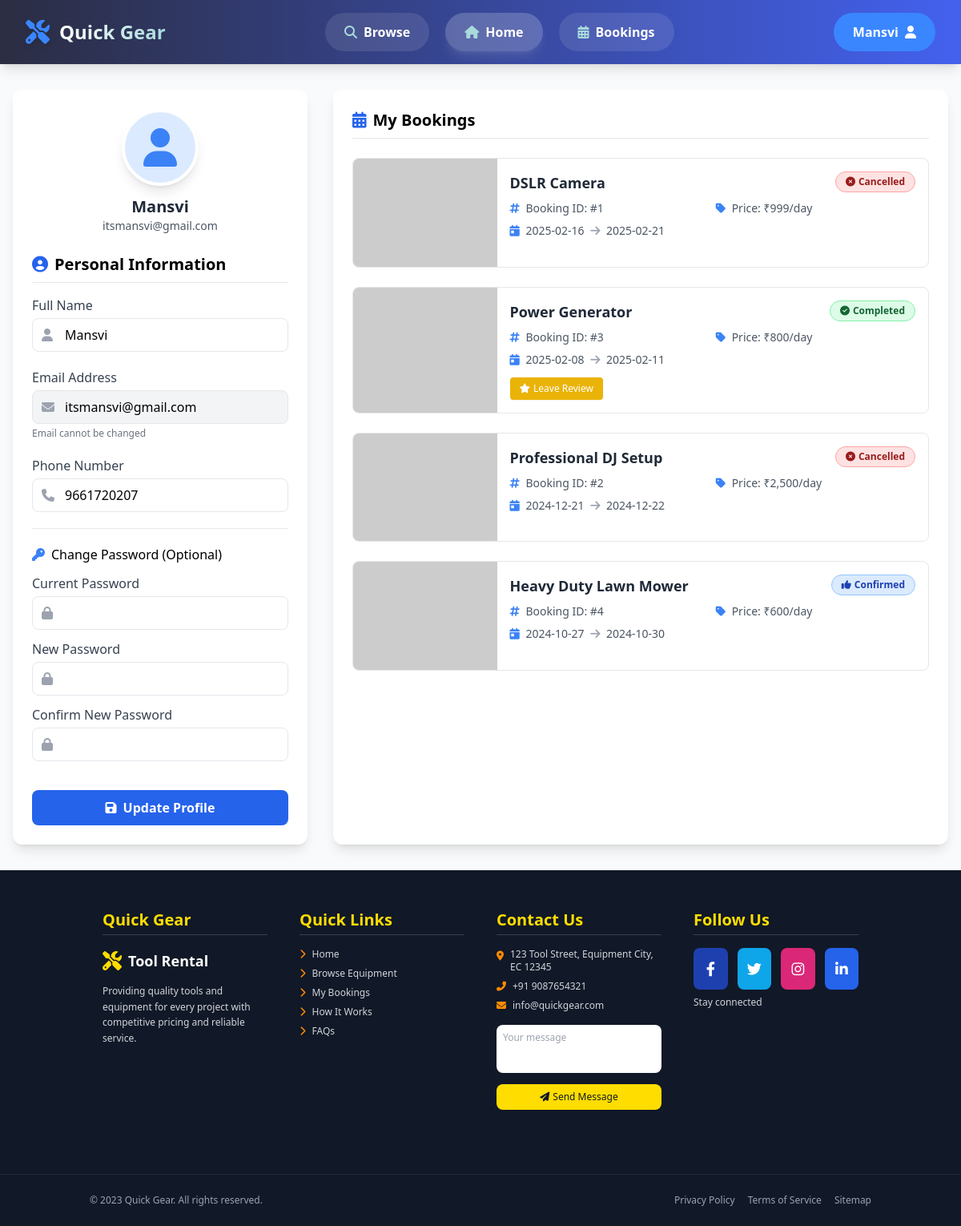
The app's page /profile.php (signed in) with its own data.
### tables this page shows
CREATE TABLE `users` (
  `id` int(11) NOT NULL,
  `full_name` varchar(255) NOT NULL,
  `email` varchar(255) NOT NULL,
  `password` varchar(255) NOT NULL,
  `phone` varchar(50) DEFAULT NULL,
  `role` varchar(50) DEFAULT 'user',
  `created_at` timestamp NOT NULL DEFAULT current_timestamp(),
  `updated_at` timestamp NOT NULL DEFAULT current_timestamp() ON UPDATE current_timestamp()
);

CREATE TABLE `bookings` (
  `id` int(11) NOT NULL,
  `user_id` int(11) NOT NULL DEFAULT 0,
  `product_id` int(11) NOT NULL,
  `full_name` varchar(255) NOT NULL,
  `email` varchar(255) NOT NULL,
  `phone` varchar(50) NOT NULL,
  `start_date` date NOT NULL,
  `end_date` date NOT NULL,
  `message` text DEFAULT NULL,
  `booking_date` timestamp NOT NULL DEFAULT current_timestamp(),
  `status` varchar(20) DEFAULT 'pending'
);

CREATE TABLE `products` (
  `id` int(11) NOT NULL,
  `name` varchar(255) NOT NULL,
  `category` varchar(50) NOT NULL,
  `description` text NOT NULL,
  `price` decimal(10,2) NOT NULL,
  `price_type` varchar(20) NOT NULL,
  `deposit` decimal(10,2) NOT NULL,
  `status` varchar(20) NOT NULL,
  `image` text NOT NULL,
  `features` text NOT NULL
);

### profile.php (the view, shortened to what this page needs)
<?php
$user_id = $_SESSION['user_id'];
$host = 'localhost';
$dbname = 'quick-gear-db';
$user = 'root';
$pass = '';
$charset = 'utf8mb4';
$dsn = "mysql:host=$host;dbname=$dbname;charset=$charset";
$options = [
    PDO::ATTR_ERRMODE => PDO::ERRMODE_EXCEPTION,
    PDO::ATTR_DEFAULT_FETCH_MODE => PDO::FETCH_ASSOC,
    PDO::ATTR_EMULATE_PREPARES => false,
];
try {
    $pdo = new PDO($dsn, $user, $pass, $options);
    $stmt = $pdo->prepare("SELECT * FROM users WHERE id = ?");
    $stmt->execute([$user_id]);
    $user_data = $stmt->fetch();
    $stmt = $pdo->prepare("
        SELECT b.*, p.name AS product_name, p.image AS product_image, p.price AS product_price,
               (SELECT COUNT(*) FROM reviews r WHERE r.booking_id = b.id) AS has_review
        FROM bookings b
        JOIN products p ON b.product_id = p.id
        WHERE b.user_id = ?
        ORDER BY b.booking_date DESC
    ");
    $stmt->execute([$user_id]);
    $bookings = $stmt->fetchAll();
} catch (PDOException $e) {
    $error_message = "Database error: " . $e->getMessage();
    $user_data = [];
    $bookings = [];
}
?>
<!DOCTYPE html>
<html lang="en">
<head>
    <link rel="stylesheet" href="https://cdnjs.cloudflare.com/ajax/libs/font-awesome/6.4.0/css/all.min.css">
    <script src="https://cdn.tailwindcss.com"></script>
</head>
<body class="font-sans m-0 p-0 box-border bg-gray-50">
    <?php include './includes/header.php'; ?>
    <main class="container mx-auto px-4 py-8 max-w-7xl">
        <div class="grid grid-cols-1 md:grid-cols-3 gap-8">
            <div class="md:col-span-1">
                <div class="bg-white rounded-xl shadow-lg p-6 transition duration-300 hover:shadow-xl">
                    <div class="text-center mb-6">
                        <div
                            class="w-24 h-24 rounded-full overflow-hidden mx-auto mb-3 bg-blue-100 border-4 border-white shadow-lg flex items-center justify-center">
                            <i class="fas fa-user text-blue-500 text-5xl"></i>
                        </div>
                        <h3 class="text-xl font-bold text-gray-800">
                            <?php echo htmlspecialchars($user_data['full_name'] ?? 'User'); ?>
                        </h3>
                        <p class="text-gray-600 text-sm"><?php echo htmlspecialchars($user_data['email'] ?? ''); ?></p>
                    </div>
                    <h2 class="text-xl font-bold mb-4 pb-2 border-b border-gray-200 flex items-center">
                        <i class="fas fa-user-circle text-blue-600 mr-2"></i>
                        Personal Information
                    </h2>
                    <form method="post" action="" class="space-y-5" id="profile-form">
                        <div class="relative">
                            <label for="full_name" class="block text-gray-700 font-medium mb-1">Full Name</label>
                            <div class="relative">
                                <i class="fas fa-user absolute left-3 top-1/2 -translate-y-1/2 text-gray-400"></i>
                                <input type="text" id="full_name" name="full_name"
                                    value="<?php echo htmlspecialchars($user_data['full_name'] ?? ''); ?>"
                                    class="w-full px-10 py-2 border rounded-lg focus:ring-2 focus:ring-blue-500 focus:border-blue-500">
                            </div>
                        </div>
                        <div class="relative">
                            <label for="email" class="block text-gray-700 font-medium mb-1">Email Address</label>
                            <div class="relative">
                                <i class="fas fa-envelope absolute left-3 top-1/2 -translate-y-1/2 text-gray-400"></i>
                                <input type="email" id="email" name="email" readonly
                                    value="<?php echo htmlspecialchars($user_data['email'] ?? ''); ?>"
                                    class="w-full px-10 py-2 border rounded-lg bg-gray-100">
                            </div>
                            <p class="text-xs text-gray-500 mt-1">Email cannot be changed</p>
                        </div>
                        <div class="relative">
                            <label for="phone" class="block text-gray-700 font-medium mb-1">Phone Number</label>
                            <div class="relative">
                                <i class="fas fa-phone absolute left-3 top-1/2 -translate-y-1/2 text-gray-400"></i>
                                <input type="tel" id="phone" name="phone"
                                    value="<?php echo htmlspecialchars($user_data['phone'] ?? ''); ?>"
                                    class="w-full px-10 py-2 border rounded-lg focus:ring-2 focus:ring-blue-500 focus:border-blue-500">
                            </div>
                        </div>
                        <div class="border-t pt-5 mt-5">
                            <h3 class="font-medium mb-3 flex items-center">
                                <i class="fas fa-key text-blue-500 mr-2"></i>
                                Change Password (Optional)
                            </h3>
                            <div class="relative">
                                <label for="current_password" class="block text-gray-700 font-medium mb-1">Current
                                    Password</label>
                                <div class="relative">
                                    <i class="fas fa-lock absolute left-3 top-1/2 -translate-y-1/2 text-gray-400"></i>
                                    <input type="password" id="current_password" name="current_password"
                                        class="w-full px-10 py-2 border rounded-lg focus:ring-2 focus:ring-blue-500 focus:border-blue-500">
                                </div>
                            </div>
                            <div class="relative mt-3">
                                <label for="new_password" class="block text-gray-700 font-medium mb-1">New
                                    Password</label>
                                <div class="relative">
                                    <i class="fas fa-lock absolute left-3 top-1/2 -translate-y-1/2 text-gray-400"></i>
                                    <input type="password" id="new_password" name="new_password"
                                        class="w-full px-10 py-2 border rounded-lg focus:ring-2 focus:ring-blue-500 focus:border-blue-500">
                                </div>
                            </div>
                            <div class="relative mt-3">
                                <label for="confirm_password" class="block text-gray-700 font-medium mb-1">Confirm New
                                    Password</label>
                                <div class="relative">
                                    <i class="fas fa-lock absolute left-3 top-1/2 -translate-y-1/2 text-gray-400"></i>
                                    <input type="password" id="confirm_password" name="confirm_password"
                                        class="w-full px-10 py-2 border rounded-lg focus:ring-2 focus:ring-blue-500 focus:border-blue-500">
                                </div>
                            </div>
                        </div>
                        <div class="pt-4">
                            <button type="submit" name="update_profile"
                                class="w-full bg-blue-600 hover:bg-blue-700 text-white font-semibold py-2.5 px-4 rounded-lg transition-colors duration-300 flex items-center justify-center">
                                <i class="fas fa-save mr-2"></i> Update Profile
                            </button>
                        </div>
                    </form>
                </div>
            </div>
            <div class="md:col-span-2">
                <div class="bg-white rounded-xl shadow-lg p-6 transition duration-300 hover:shadow-xl h-full">
                    <h2 class="text-xl font-bold mb-6 pb-2 border-b border-gray-200 flex items-center">
                        <i class="fas fa-calendar-alt text-blue-600 mr-2"></i>
                        My Bookings
                    </h2>
                    <?php if (empty($bookings)): ?>
                        <div class="text-center py-16">
                            <div class="animate-bounce mb-4">
                                <i class="fas fa-calendar-times text-gray-400 text-5xl mb-3"></i>
                            </div>
                            <p class="text-gray-600 mb-4">You don't have any bookings yet.</p>
                            <a href="browse.php"
                                class="inline-block bg-blue-600 hover:bg-blue-700 text-white font-semibold py-3 px-6 rounded-lg transition-colors duration-300 shadow-md hover:shadow-lg">
                                <i class="fas fa-search mr-2"></i> Browse Equipment
                            </a>
                        </div>
                    <?php else: ?>
                        <div class="space-y-6">
                            <?php foreach ($bookings as $booking): ?>
                                <?php
                                $statusColor = ($booking['status'] === 'completed') ? 'bg-green-100 text-green-800 border-green-300' :
                                    (($booking['status'] === 'pending') ? 'bg-yellow-100 text-yellow-800 border-yellow-300' :
                                        (($booking['status'] === 'confirmed') ? 'bg-blue-100 text-blue-800 border-blue-300' : 'bg-red-100 text-red-800 border-red-300'));
                                $statusIcon = ($booking['status'] === 'completed') ? 'check-circle' :
                                    (($booking['status'] === 'pending') ? 'clock' :
                                        (($booking['status'] === 'confirmed') ? 'thumbs-up' : 'times-circle'));
                                ?>
                                <div
                                    class="border rounded-lg overflow-hidden hover:shadow-md transition-shadow duration-300 group">
                                    <div class="flex flex-col md:flex-row">
                                        <div class="w-full md:w-1/4 h-40 md:h-auto overflow-hidden">
                                            <img src="<?php echo htmlspecialchars($booking['product_image']); ?>"
                                                alt="<?php echo htmlspecialchars($booking['product_name']); ?>"
                                                class="w-full h-full object-cover group-hover:scale-105 transition-transform duration-500">
                                        </div>
                                        <div class="w-full md:w-3/4 p-4">
                                            <div class="flex justify-between items-start mb-2">
                                                <h3 class="text-lg font-bold text-gray-800">
                                                    <?php echo htmlspecialchars($booking['product_name']); ?>
                                                </h3>
                                                <span
                                                    class="flex items-center px-3 py-1 rounded-full text-xs font-semibold border <?php echo $statusColor; ?>">
                                                    <i class="fas fa-<?php echo $statusIcon; ?> mr-1"></i>
                                                    <?php echo ucfirst(htmlspecialchars($booking['status'])); ?>
                                                </span>
                                            </div>
                                            <div class="grid grid-cols-2 gap-2 mb-3">
                                                <div>
                                                    <p class="text-sm text-gray-600">
                                                        <i class="fas fa-hashtag text-blue-500 mr-1"></i>
                                                        Booking ID: #<?php echo $booking['id']; ?>
                                                    </p>
                                                </div>
                                                <div>
                                                    <p class="text-sm text-gray-600">
                                                        <i class="fas fa-tag text-blue-500 mr-1"></i>
                                                        Price: ₹<?php echo number_format($booking['product_price']); ?>/day
                                                    </p>
                                                </div>
                                                <div class="col-span-2">
                                                    <p class="text-sm text-gray-600">
                                                        <i class="fas fa-calendar-day text-blue-500 mr-1"></i>
                                                        <?php echo htmlspecialchars($booking['start_date']); ?>
                                                        <i class="fas fa-arrow-right mx-1 text-gray-400"></i>
                                                        <?php echo htmlspecialchars($booking['end_date']); ?>
                                                    </p>
                                                </div>
                                            </div>
                                            <div class="flex flex-wrap gap-2 mt-3">
                                                <?php if ($booking['status'] === 'pending'): ?>
                                                    <button type="button"
                                                        onclick="openCancelModal(<?php echo $booking['id']; ?>, '<?php echo htmlspecialchars($booking['product_name']); ?>')"
                                                        class="bg-red-600 hover:bg-red-700 text-white font-medium py-1.5 px-3 text-xs rounded transition-colors duration-300 flex items-center shadow-sm hover:shadow">
                                                        <i class="fas fa-ban mr-1"></i> Cancel Booking
                                                    </button>
                                                <?php elseif ($booking['status'] === 'completed' && !$booking['has_review']): ?>
                                                    <button
                                                        class="bg-yellow-500 hover:bg-yellow-600 text-white font-medium py-1.5 px-3 text-xs rounded transition-colors duration-300 flex items-center shadow-sm hover:shadow"
                                                        onclick="openReviewModal(<?php echo $booking['id']; ?>, <?php echo $booking['product_id']; ?>, '<?php echo htmlspecialchars($booking['product_name']); ?>')">
                                                        <i class="fas fa-star mr-1"></i> Leave Review
                                                    </button>
                                                <?php endif; ?>
                                            </div>
                                        </div>
                                    </div>
                                </div>
                            <?php endforeach; ?>
                        </div>
                    <?php endif; ?>
                </div>
            </div>
        </div>
    </main>
    <?php include './includes/footer.php'; ?>
</body>
</html>

### records on screen
users: full_name "Mansvi", email "itsmansvi@gmail.com", phone "9661720207"
bookings: product.name "DSLR Camera", status "Cancelled", id "1", product.price "999", start_date "2025-02-16", end_date "2025-02-21"
bookings: product.name "Power Generator", status "Completed", id "3", product.price "800", start_date "2025-02-08", end_date "2025-02-11"
bookings: product.name "Professional DJ Setup", status "Cancelled", id "2", product.price "2,500", start_date "2024-12-21", end_date "2024-12-22"
bookings: product.name "Heavy Duty Lawn Mower", status "Confirmed", id "4", product.price "600", start_date "2024-10-27", end_date "2024-10-30"

### other values on screen
$_SESSION['user_name'] "Mansvi"
